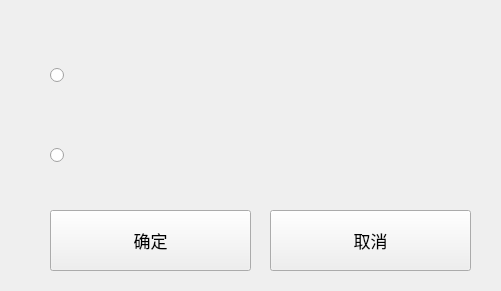
<?xml version="1.0" encoding="utf-8"?>
<ui version="4.0">
  <class>MaskDlgExport</class>
  <widget class="QDialog" name="MaskDlgExport">
    <property name="geometry">
      <rect>
        <x>0</x>
        <y>0</y>
        <width>501</width>
        <height>291</height>
      </rect>
    </property>
    <property name="styleSheet">
      <string notr="true">QFrame#frame{background:#FFFFFF;border-radius:11px;}
</string>
    </property>
    <widget class="QPushButton" name="btnSave">
      <property name="geometry">
        <rect>
          <x>50</x>
          <y>210</y>
          <width>201</width>
          <height>61</height>
        </rect>
      </property>
      <property name="font">
        <font>
          <family>Noto Sans CJK SC</family>
          <pointsize>13</pointsize>
          <weight>50</weight>
          <bold>false</bold>
          <stylestrategy>PreferDefault</stylestrategy>
        </font>
      </property>
      <property name="focusPolicy">
        <enum>Qt::NoFocus</enum>
      </property>
      <property name="styleSheet">
        <string notr="true"></string>
      </property>
      <property name="text">
        <string>确定</string>
      </property>
      <property name="iconSize">
        <size>
          <width>37</width>
          <height>32</height>
        </size>
      </property>
      <property name="checkable">
        <bool>false</bool>
      </property>
      <property name="checked">
        <bool>false</bool>
      </property>
      <property name="autoExclusive">
        <bool>false</bool>
      </property>
    </widget>
    <widget class="QPushButton" name="btnCancel">
      <property name="geometry">
        <rect>
          <x>270</x>
          <y>210</y>
          <width>201</width>
          <height>61</height>
        </rect>
      </property>
      <property name="font">
        <font>
          <family>Noto Sans CJK SC</family>
          <pointsize>13</pointsize>
          <weight>50</weight>
          <bold>false</bold>
          <stylestrategy>PreferDefault</stylestrategy>
        </font>
      </property>
      <property name="focusPolicy">
        <enum>Qt::NoFocus</enum>
      </property>
      <property name="styleSheet">
        <string notr="true"></string>
      </property>
      <property name="text">
        <string>取消</string>
      </property>
      <property name="iconSize">
        <size>
          <width>37</width>
          <height>32</height>
        </size>
      </property>
      <property name="checkable">
        <bool>false</bool>
      </property>
      <property name="checked">
        <bool>false</bool>
      </property>
      <property name="autoExclusive">
        <bool>false</bool>
      </property>
    </widget>
    <widget class="QRadioButton" name="ckxByAll" native="true">
      <property name="geometry">
        <rect>
          <x>50</x>
          <y>50</y>
          <width>281</width>
          <height>51</height>
        </rect>
      </property>
      <property name="font">
        <font>
          <family>Noto Sans CJK SC</family>
          <pointsize>13</pointsize>
        </font>
      </property>
    </widget>
    <widget class="QRadioButton" name="ckxBySelect" native="true">
      <property name="geometry">
        <rect>
          <x>50</x>
          <y>130</y>
          <width>281</width>
          <height>51</height>
        </rect>
      </property>
      <property name="font">
        <font>
          <family>Noto Sans CJK SC</family>
          <pointsize>13</pointsize>
        </font>
      </property>
    </widget>
  </widget>
</ui>
